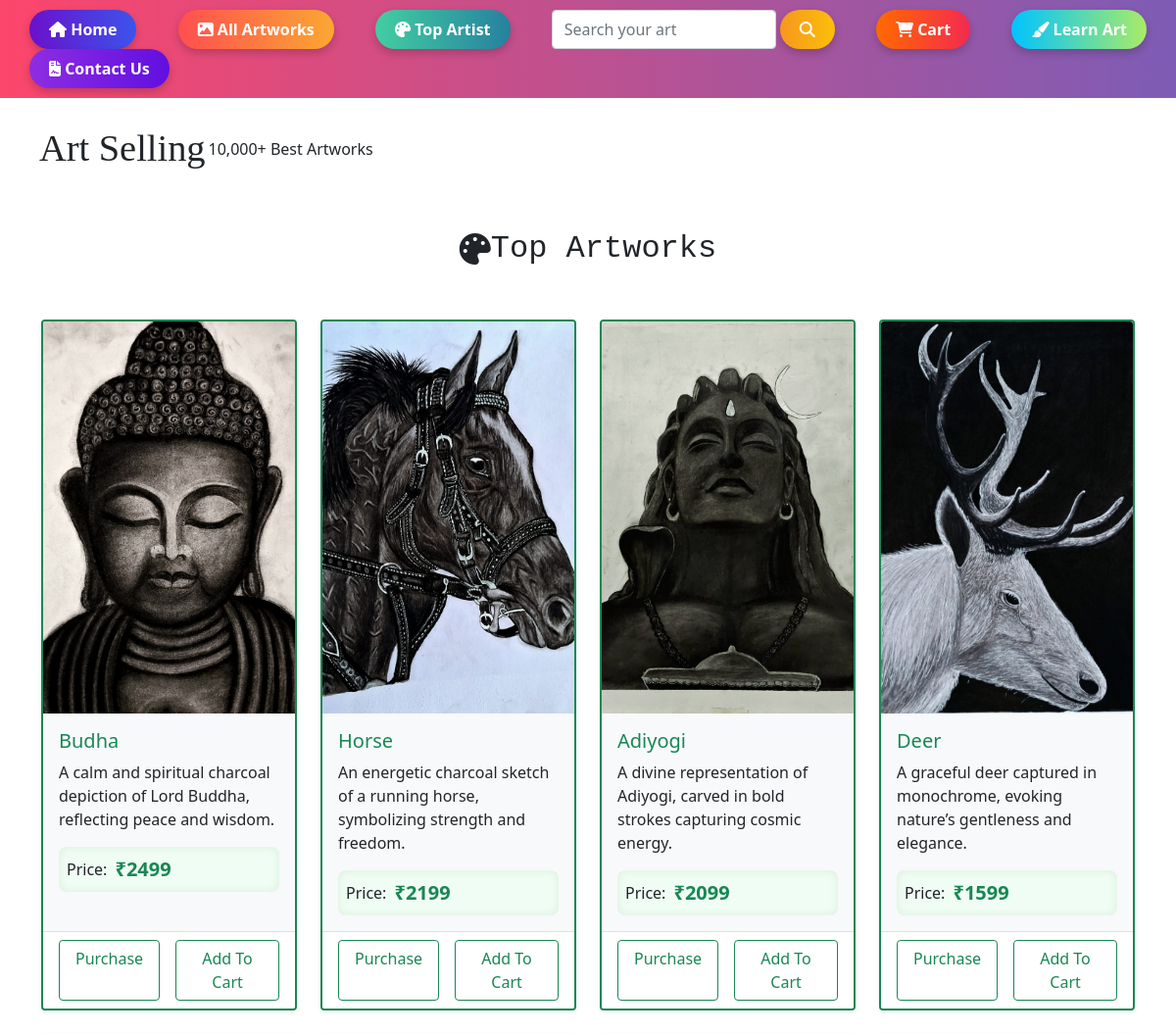
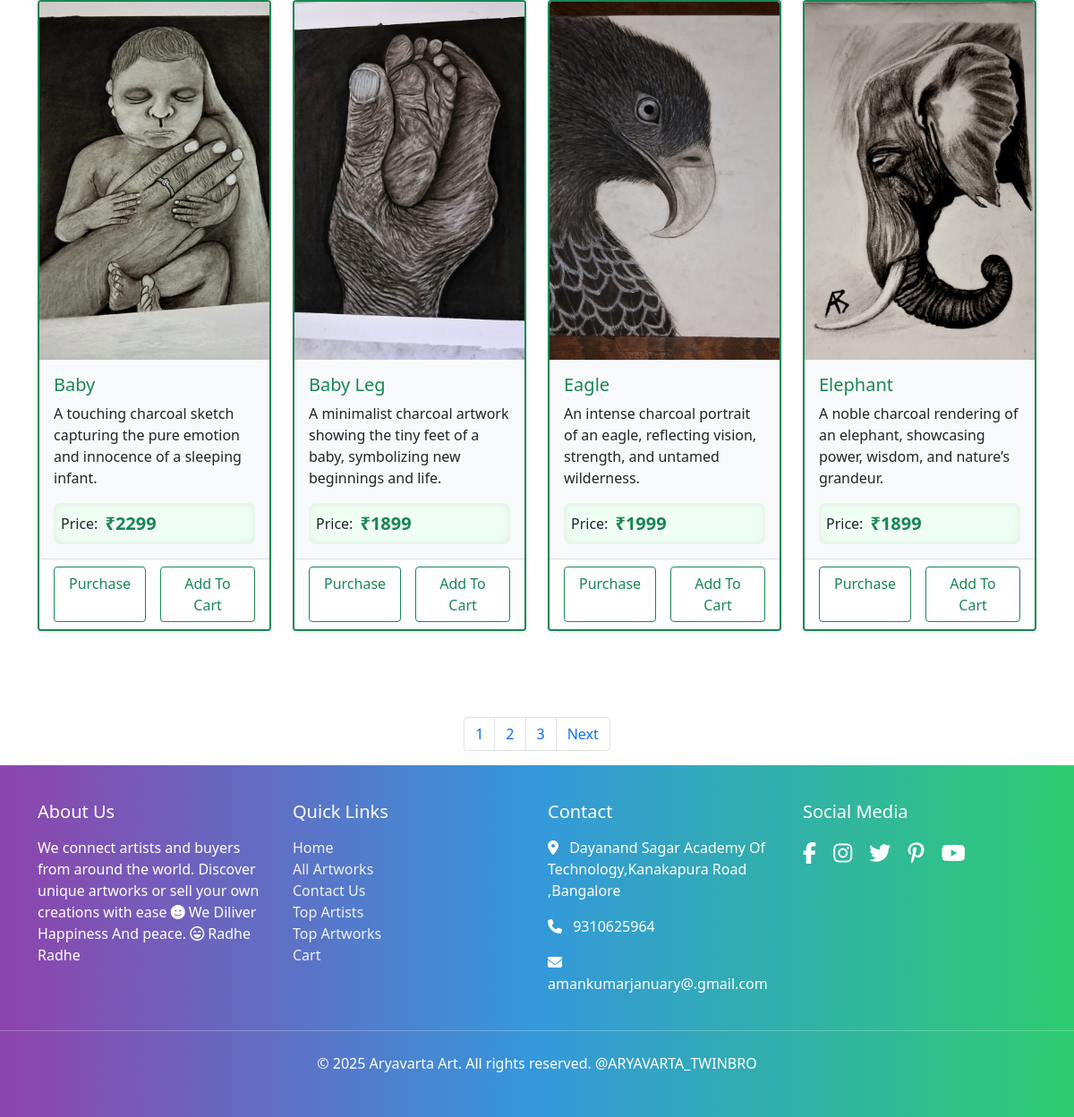
The app's page /artworks/ with its own data (2 pictures, top to bottom).
### upload/models.py (models this page shows)
class Upload(models.Model):
    title = models.TextField()
    discription = models.TextField()
    art = models.ImageField(upload_to='static/')
    price = models.IntegerField()

### art/views.py (the view)
# urls.py: path('artworks/',views.artworks, name="all_artworks"),
def artworks(request):
    myupload = Upload.objects.all()
    paginator = Paginator(myupload,8)
    page_number = request.GET.get('page')
    final = paginator.get_page(page_number)
    try:
        if request.method=='POST':
            search = request.POST.get('search')
            if search!=None:
                final = Upload.objects.filter(title__icontains = search)
    except:
        pass
    return render(request, "all_artworks.html", {'artworks': final})

### templates/all_artworks.html (shortened to what this page needs)
<!DOCTYPE html>
<html lang="en">
  <head>
    <link rel="stylesheet" href="https://cdnjs.cloudflare.com/ajax/libs/font-awesome/6.7.1/css/all.min.css" />
  </head>
  <body>
{% include "header.html"  %}
<div class="art-title" style="display: flex; justify-content: space-between; margin-top: 20px; padding: 40px; align-items: center; height: 60px; ">
      <div class="title" style="display: flex; gap: 3px; justify-content: space-evenly; align-items: center; height: 60px; ">
        <p style="font-size: 2.4rem; font-family:'Times New Roman', Times, serif;">Art Selling</p><p style="font-size: 1rem;"> 10,000+ Best Artworks</p>
      </div>
      </div>
        <pre style="display: flex; justify-content: center; align-items: center; font-size: 2rem; margin-top: 30px;"><i class="fa-solid fa-palette"></i> Top Artworks</pre>
<div class="container mt-5">
  <div class="row row-cols-1 row-cols-md-4 g-4">
    {% for artwork in artworks %}
      <div class="col">
        <div class="card h-100 shadow-sm border-success border-2">
          <img src="{{ artwork.art.url }}" class="card-img-top" style="height: 400px; object-fit: cover;" alt="{{ artwork.title }}">
          <div class="card-body bg-light">
            <h5 class="card-title text-success">{{ artwork.title }}</h5>
            <p class="card-text">{{ artwork.discription }}</p>
            <div class="d-flex align-items-center gap-2 price-section">
              <p class="mb-0 fw-semibold text-dark">Price:</p>
              <p class="mb-0 text-success fw-bold fs-5">₹{{ artwork.price }}</p>
            </div>
          </div>
          <div class="card-footer bg-white d-flex justify-content-center gap-3">
          <a href="{% url 'purchase' %}"  <button class="btn btn-outline-success px-3" >Purchase</button></a>
            <button class="btn btn-outline-success px-3 add-to-cart"
data-title="{{ artwork.title }}"
data-price="{{ artwork.price }}"
data-image="{{ artwork.art.url }}"
data-disc="{{ artwork.discription }}">
Add To Cart
</button>
          </div>
        </div>
      </div>
    {% endfor %}
  </div>
</div>
<nav aria-label="Page navigation example">
  <ul class="pagination justify-content-center">
    <li class="page-item"><a class="page-link" href="/artworks/?page=1">1</a></li>
    <li class="page-item"><a class="page-link" href="/artworks/?page=2">2</a></li>
    <li class="page-item"><a class="page-link" href="/artworks/?page=3">3</a></li>
    {% if artworks.has_next %}
    <li class="page-item">
      <a class="page-link" href="/artworks/?page={{artworks.next_page_number}}">Next</a>
    </li>
    {% endif %}
  </ul>
</nav>
        {% include "footer.html"  %}
    <link
      href="https://cdn.jsdelivr.net/npm/bootstrap@5.0.2/dist/css/bootstrap.min.css "
      rel="stylesheet"
    />
  </body>
</html>

### templates/header.html (shortened to what this page needs)
<!DOCTYPE html>
<html lang="en">
  <head>
    <link rel="stylesheet" href="https://cdnjs.cloudflare.com/ajax/libs/font-awesome/6.7.1/css/all.min.css" />
  </head>
  <body>
    <nav class="navbar navbar-expand-lg" style="
    padding: 10px;
    background: linear-gradient(270deg, #fc466b, #3f5efb, #00c6ff, #0072ff, #fc466b);
    background-size: 800% 800%;
    animation: moveBackground 15s ease infinite;
  ">
    <div class="container-fluid d-flex justify-content-between flex-wrap">
        <a href="{% url 'home' %}">
            <button class="gradient-btn mx-2 home-btn">
              <i class="fa-solid fa-house"></i> Home
            </button>
          </a>
          <a href="{% url 'all_artworks' %}">
            <button class="gradient-btn mx-2 artworks-btn">
              <i class="fa-solid fa-image"></i> All Artworks
            </button>
          </a>
          <a href="{% url 'top_artist' %}">
            <button class="gradient-btn mx-2 artist-btn">
              <i class="fa-solid fa-palette"></i> Top Artist
            </button>
          </a>
              <form class="d-flex mx-2" action="{% url 'all_artworks' %}" style="width: 25%;" method="POST">
                <input class="form-control me-1" name="search" type="search" placeholder="Search your art" aria-label="Search">
                 <button class="gradient-btn search-btn" type="submit">
                  <i class="fa-solid fa-magnifying-glass"></i>
                </button>
              </form>
          <a href="{% url 'cart' %}">
            <button class="gradient-btn mx-2 cart-btn">
              <i class="fa-solid fa-cart-shopping"></i> Cart
            </button>
          </a>
          <a href="{% url 'learn_art' %}">
            <button class="gradient-btn mx-2 learn-btn">
              <i class="fa-solid fa-paintbrush"></i> Learn Art
            </button>
          </a>
          <a href="{% url 'contact_us' %}">
            <button class="gradient-btn mx-2 contact-btn">
              <i class="fa-solid fa-file-contract"></i> Contact Us
            </button>
          </a>
    </div>
  </nav>
</body>
</html>
    <link
      href="https://cdn.jsdelivr.net/npm/bootstrap@5.0.2/dist/css/bootstrap.min.css "
      rel="stylesheet"
    />
  </body>
</html>

### templates/footer.html (shortened to what this page needs)
<!DOCTYPE html>
<html lang="en">
  <head>
    <link rel="stylesheet" href="https://cdnjs.cloudflare.com/ajax/libs/font-awesome/6.7.1/css/all.min.css" />
  </head>
</head>
<body>
  <footer class="text-center text-lg-start">
    <div class="container text-md-left">
      <div class="row">
        <div class="col-md-3">
          <h5 class="mb-3">About Us</h5>
          <p>We connect artists and buyers from around the world. Discover unique artworks or sell your own creations with ease <i class="fa-solid fa-face-smile"></i> We Diliver Happiness And peace. <i class="fa-regular fa-face-laugh-beam"></i> Radhe Radhe</p>
        </div>
         <div class="col-md-3">
  <h5 class="mb-3">Quick Links</h5>
  <ul class="list-unstyled">
    <li><a href="/">Home</a></li>
    <li><a href="/artworks/">All Artworks</a></li>
    <li><a href="/contact/">Contact Us</a></li>
    <li><a href="/artist/">Top Artists</a></li>
    <li><a href="/artworks/">Top Artworks</a></li>
    <li><a href="/cart/">Cart</a></li>
  </ul>
</div>
        <div class="col-md-3">
          <h5 class="mb-3">Contact</h5>
          <p><i class="fas fa-map-marker-alt me-2"></i> Dayanand Sagar Academy Of Technology,Kanakapura Road ,Bangalore</p>
          <p><i class="fas fa-phone me-2"></i> 9310625964 </p>
          <p><i class="fas fa-envelope me-2"></i> amankumarjanuary@.gmail.com</p>
        </div>
        <div class="col-md-3">
          <h5 class="mb-3">Social Media</h5>
          <div class="social-icons mt-3">
            <a href="#"><i class="fab fa-facebook-f"></i></a>
            <a href="#"><i class="fab fa-instagram"></i></a>
            <a href="#"><i class="fab fa-twitter"></i></a>
            <a href="#"><i class="fab fa-pinterest-p"></i></a>
            <a href="#"><i class="fab fa-youtube"></i></a>
          </div>
        </div>
      </div>
    </div>
    <hr class="my-4 text-white">
    <div class="text-center pb-2">
      &copy; 2025 Aryavarta Art. All rights reserved. @ARYAVARTA_TWINBRO
    </div>
  </footer>
</html>
    <link
      href="https://cdn.jsdelivr.net/npm/bootstrap@5.0.2/dist/css/bootstrap.min.css "
      rel="stylesheet"
    />
  </body>
</html>

### templates/header.html (style rules this page uses)
.gradient-btn { color: white; border: none; padding: 8px 20px; font-weight: bold; border-radius: 25px; box-shadow: 0px 4px 8px rgba(0,0,0,0.2); transition: all 0.3s ease; background-size: 300% 300%; animation: animateGradient 8s ease infinite; }
.home-btn { background-image: linear-gradient(270deg, #6a11cb, #2575fc, #6a11cb); }
.artworks-btn { background-image: linear-gradient(270deg, #ff4e50, #f9d423, #ff4e50); }
.artist-btn { background-image: linear-gradient(270deg, #43cea2, #185a9d, #43cea2); }
.search-btn { background-image: linear-gradient(270deg, #f7971e, #ffd200, #f7971e); }
.cart-btn { background-image: linear-gradient(270deg, #ff6a00, #ee0979, #ff6a00); }
.learn-btn { background-image: linear-gradient(270deg, #00c3ff, #ffff1c, #00c3ff); }
.contact-btn { background-image: linear-gradient(270deg, #8e2de2, #4a00e0, #8e2de2); }

### templates/all_artworks.html (style rules this page uses)
.price-section { background-color: #f0fdf4; padding: 0.5rem; border-radius: 0.5rem; box-shadow: inset 0 0 10px rgba(0, 128, 0, 0.1); }
.card-footer .btn { transition: background-color 0.3s, color 0.3s; }
.price-section { background-color: #f0fdf4; padding: 0.5rem; border-radius: 0.5rem; }

### templates/footer.html (style rules this page uses)
footer { background: linear-gradient(to right, #8e44ad, #3498db, #2ecc71); color: white; padding: 40px 0; }
footer a { color: #f1f1f1; text-decoration: none; }
.social-icons a { font-size: 1.5rem; margin-right: 15px; color: white; }

### records on screen
Upload: art (picture), title "Budha", discription "A calm and spiritual charcoal depiction of Lord Buddha, reflecting peace and wisdom.", price "2499"
Upload: art (picture), title "Horse", discription "An energetic charcoal sketch of a running horse, symbolizing strength and freedom.", price "2199"
Upload: art (picture), title "Adiyogi", discription "A divine representation of Adiyogi, carved in bold strokes capturing cosmic energy.", price "2099"
Upload: art (picture), title "Deer", discription "A graceful deer captured in monochrome, evoking nature’s gentleness and elegance.", price "1599"
Upload: art (picture), title "Baby", discription "A touching charcoal sketch capturing the pure emotion and innocence of a sleeping infant.", price "2299"
Upload: art (picture), title "Baby Leg", discription "A minimalist charcoal artwork showing the tiny feet of a baby, symbolizing new beginnings and life.", price "1899"
Upload: art (picture), title "Eagle", discription "An intense charcoal portrait of an eagle, reflecting vision, strength, and untamed wilderness.", price "1999"
Upload: art (picture), title "Elephant", discription "A noble charcoal rendering of an elephant, showcasing power, wisdom, and nature’s grandeur.", price "1899"
